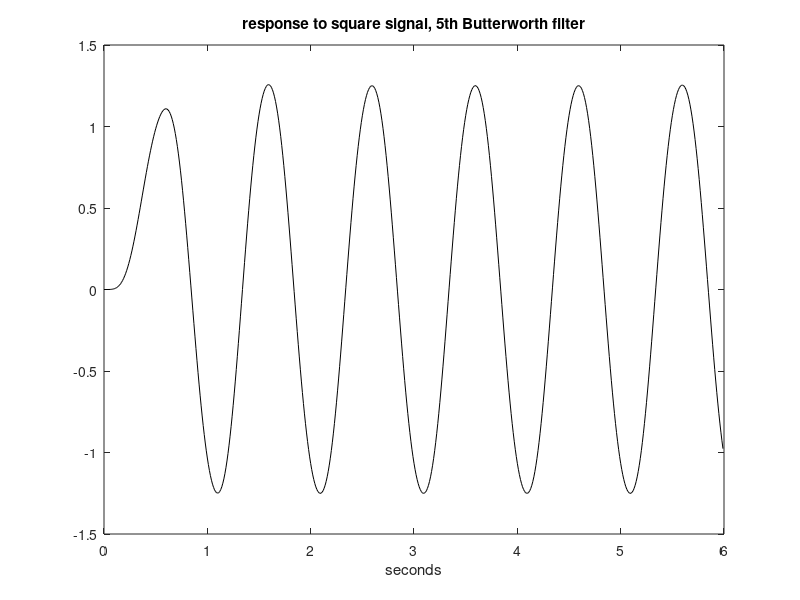

Write the MATLAB code that produced this figure.
% Response of Butterworth filter to square signal
wc=10; % desired cut-off frequency
N=5; % order of the filter
[num,den]=butter(N,wc,'s'); %analog Butterworth filter
G=tf(num,den); %transfer function
% Input square signal 
fu=1; %signal frequency in Hz
wu=2*pi*fu; %signal frequency in rad/s
fs=100; %sampling frequency in Hz
tiv=1/fs; %time interval between samples;
t=0:tiv:(6-tiv); %time intervals set (6 seconds)
u=square(wu*t); %input signal data set
[y,ty]=lsim(G,u,t); %computes the system output
plot(t,y,'k'); %plots output signal
axis([0 6 -1.5 1.5]);
xlabel('seconds'); title('response to square signal, 5th Butterworth filter');
